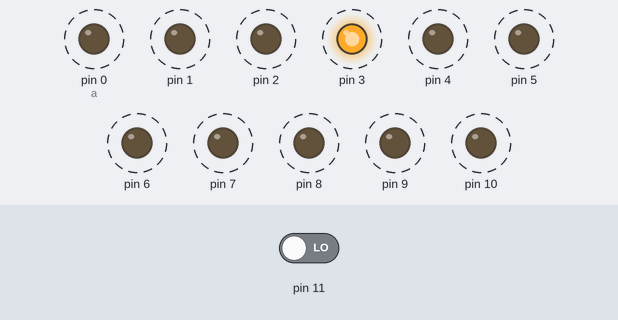
A sketch run on a simulated Arduino Uno, built with avr-gcc and run on an emulated ATmega328P. Shown: output pins drawn as LEDs (lit = HIGH). Dashed ring = blinking. The inputs (shaded band) are chosen by the test bench; at power-on: pin 11 LOW.

Above: at 0.71 s.
1.3 s: pin 11 driven HIGH
At 1.3 s:
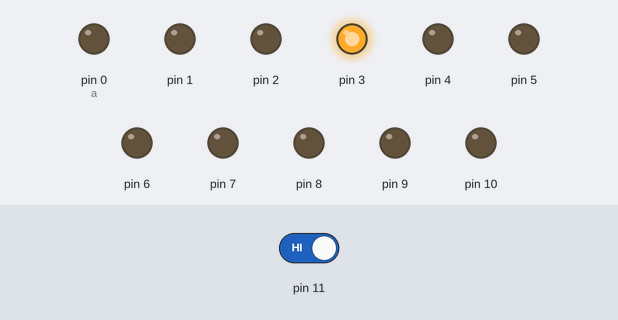
2.8 s: pin 11 driven LOW
At 3.31 s:
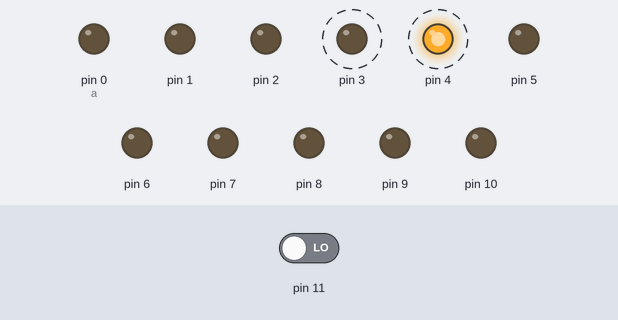
At 3.66 s:
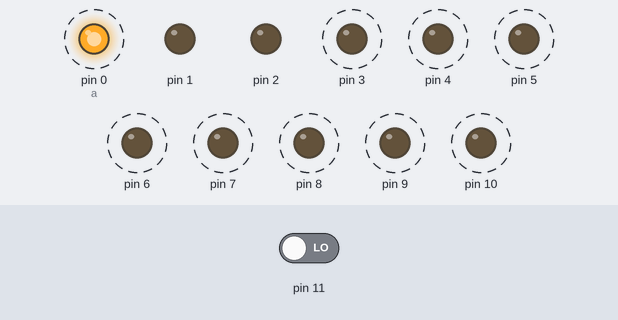
Timing chart, 0 to 11.8 s (numbered marks = the images above; inputs shaded):
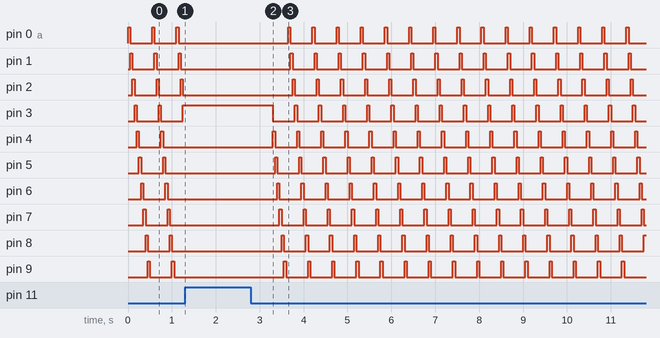

The sketch:

Jogo_ComDoWhile.ino
```cpp
/*E7T3
<Circuito do "Jogo, acerte o LED" com comando DO WHILE.>
Elaborada por: <Miguel Escorsin F.S>
Data: <07/04/21>
*/
void setup()
{
  pinMode(11, INPUT);
  int a=0;
  do{
    pinMode(a,OUTPUT);
    a++;
  } while(a<=10);
}

void loop()
{
int i=0;
  do{
    digitalWrite(i, HIGH);
    delay(50);
    while(digitalRead(11)==HIGH){
      delay(1000);
    }
    digitalWrite(i, LOW);
    i++;
} while(i<=10);
}
```

Measured:
- after the input at 1.3 s, pin 0 (a), pin 1, pin 2, pin 4–10: stops changing and stays LOW; pin 3: stops changing and stays HIGH
- after the input at 2.8 s, pin 0 (a): alternates HIGH for 0.05 s and LOW for 0.50 s, starting after 0.85 s; pin 1: alternates HIGH for 0.05 s and LOW for 0.50 s, starting after 0.90 s
- by itself, pin 0 (a), pin 1–10: alternates HIGH for 0.05 s and LOW for 0.50 s
